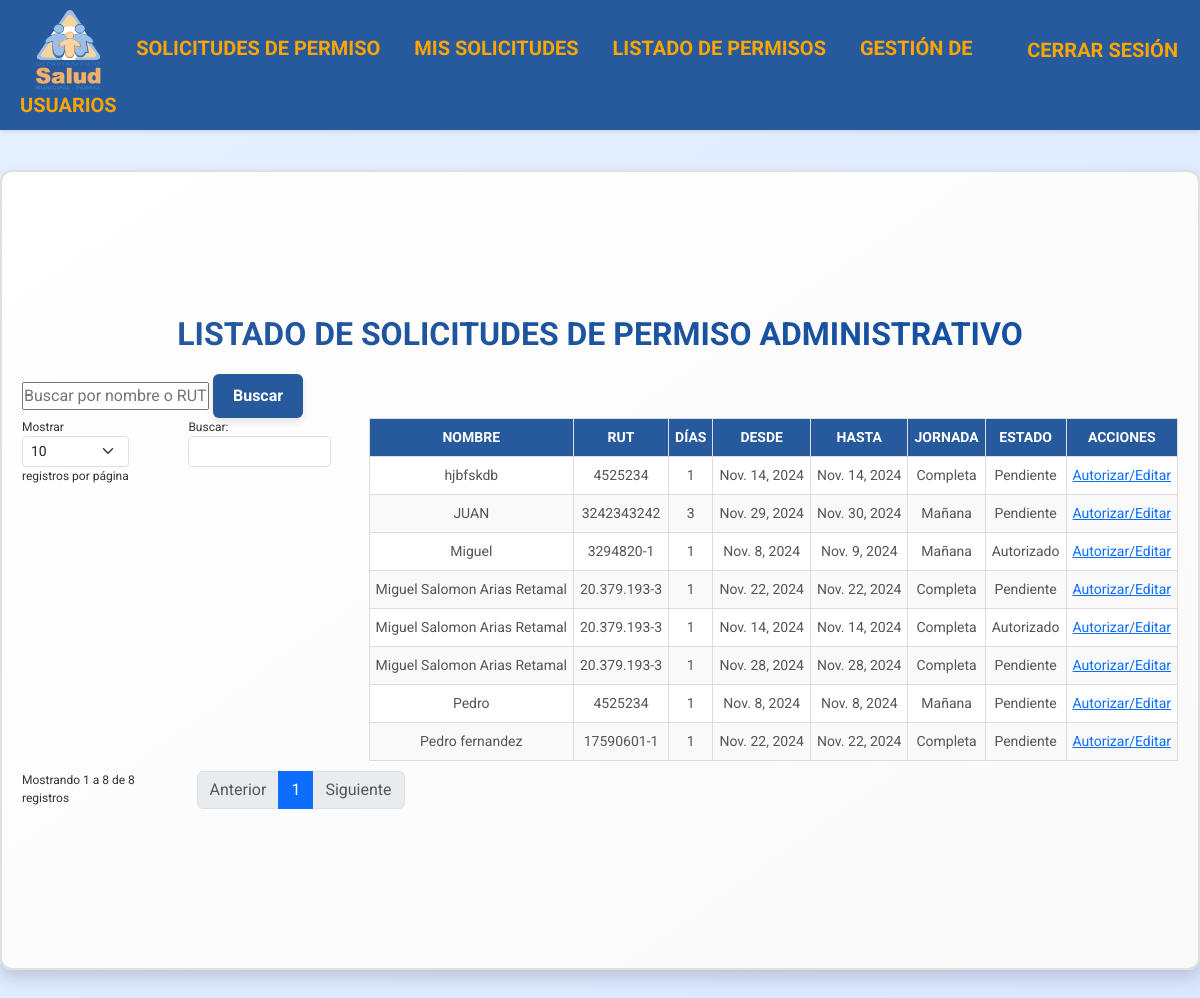
The page /admin-permissions/ (signed in) on the database as committed earlier.
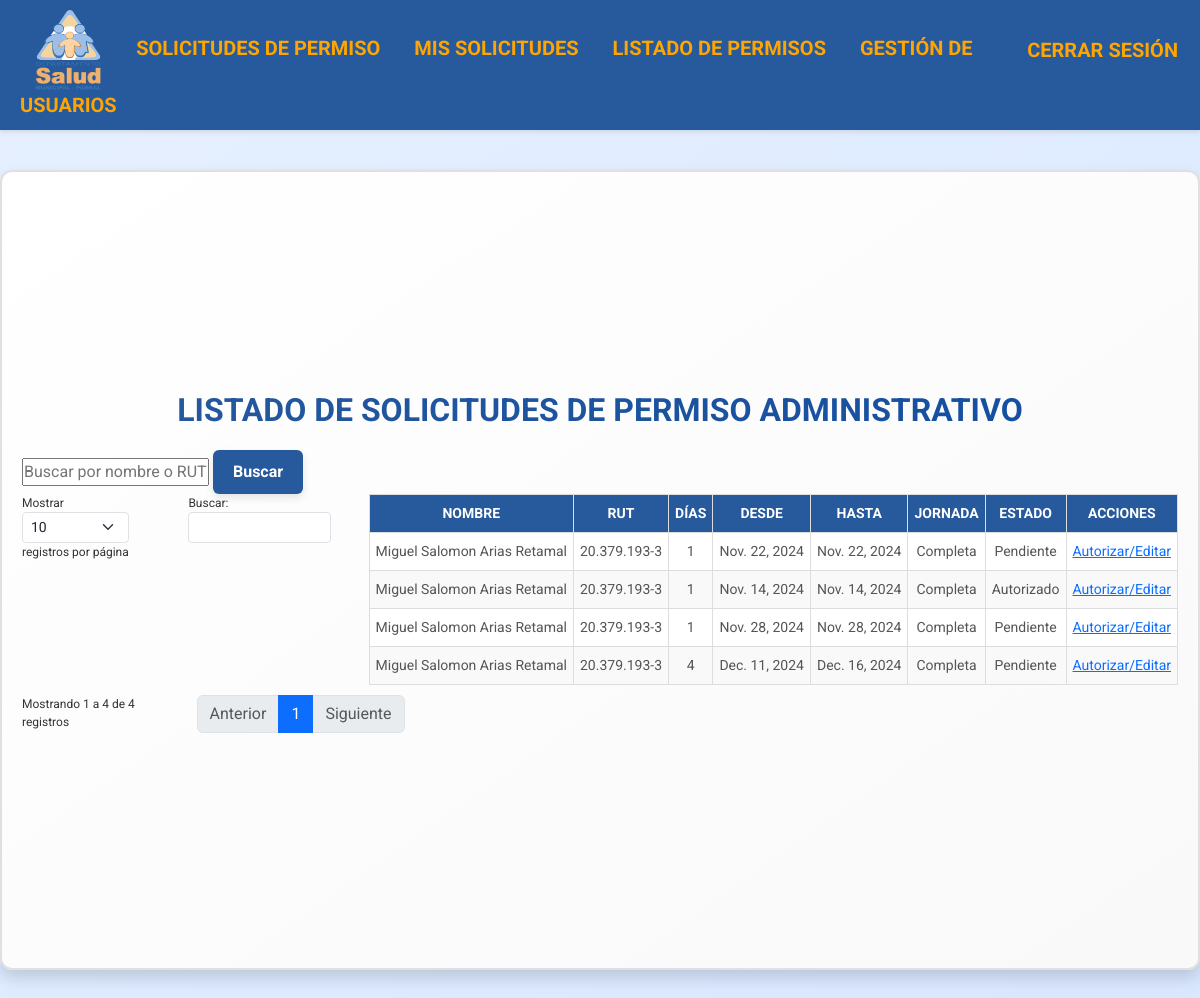
The same page on the database as committed later.
### permisos/models.py (models this page shows, shortened)
class PermissionRequestAdmin(models.Model):
    CARGO_CHOICES = UserProfile.CARGO_CHOICES
    DEPARTAMENTO_CHOICES = UserProfile.DEPARTAMENTO_CHOICES
    ESTADO_CHOICES = PermissionRequest.ESTADO_CHOICES
    JORNADA_CHOICES = [
        ("Completa", "Completa"),
        ("Mañana", "Mañana"),
        ("Tarde", "Tarde"),
    ]
    user = models.ForeignKey(User, on_delete=models.CASCADE)
    full_name = models.CharField("Nombre completo", max_length=100)
    rut = models.CharField("RUT", max_length=12, validators=[validate_rut])
    position = models.CharField("Cargo", max_length=50, choices=CARGO_CHOICES)
    establishment = models.CharField("Establecimiento", max_length=100, choices=DEPARTAMENTO_CHOICES)
    number_of_days = models.PositiveIntegerField("Número de días")
    date_from = models.DateField("Fecha desde")
    date_to = models.DateField("Fecha hasta")
    jornada = models.CharField("Jornada", max_length=50, choices=JORNADA_CHOICES, default="Completa")
    estado = models.CharField(max_length=15, choices=ESTADO_CHOICES, default="pendiente")
    firma_funcionario = models.ImageField("Firma del funcionario", upload_to="firmas/", blank=True, null=True)
    created_at = models.DateTimeField(auto_now_add=True)

### permisos/views.py (the view)
# urls.py: path('admin-permissions/', views.admin_permission_list, name='admin_permission_list'),  # Listado de solicitudes de permiso administrativo
@login_required
def admin_permission_list(request):
    query = request.GET.get("q", "")
    admin_permissions = PermissionRequestAdmin.objects.filter(
        Q(full_name__icontains=query) | Q(rut__icontains=query)
    )
    return render(
        request,
        "admin_permission_list.html",
        {"admin_permissions": admin_permissions, "query": query},
    )

### permisos/templates/admin_permission_list.html (shortened to what this page needs)
{% extends "base.html" %}
{% block content %}
<div>
    <h2>Listado de Solicitudes de Permiso Administrativo</h2>
    <form method="GET" action="{% url 'admin_permission_list' %}">
        <input
            type="text"
            name="q"
            placeholder="Buscar por nombre o RUT"
            value="{{ query }}">
        <button type="submit">Buscar</button>
    </form>
    <div>
        <table id="permissionTable">
            <thead>
                <tr>
                    <th>Nombre</th>
                    <th>RUT</th>
                    <th>Días</th>
                    <th>Desde</th>
                    <th>Hasta</th>
                    <th>Jornada</th>
                    <th>Estado</th>
                    <th>Acciones</th>
                </tr>
            </thead>
            <tbody>
                {% for permission in admin_permissions %}
                <tr>
                    <td>{{ permission.full_name }}</td>
                    <td>{{ permission.rut }}</td>
                    <td>{{ permission.number_of_days }}</td>
                    <td>{{ permission.date_from }}</td>
                    <td>{{ permission.date_to }}</td>
                    <td>{{ permission.jornada }}</td>
                    <td>{{ permission.estado|title }}</td>
                    <td>
                        <a href="{% url 'admin_permission_admin_detail' permission.id %}">Autorizar/Editar</a>
                    </td>
                </tr>
                {% empty %}
                <tr>
                    <td colspan="8">No se encontraron solicitudes de permisos administrativos.</td>
                </tr>
                {% endfor %}
            </tbody>
        </table>
    </div>
</div>
{% endblock %}

Rows that differ between the two databases and show on the page:
removed PermissionRequestAdmin: full_name "Miguel", rut "3294820-1", number_of_days "1", date_from "Nov. 8, 2024", date_to "Nov. 9, 2024", jornada "Mañana", estado "Autorizado"
removed PermissionRequestAdmin: full_name "JUAN", rut "3242343242", number_of_days "3", date_from "Nov. 29, 2024", date_to "Nov. 30, 2024", jornada "Mañana", estado "Pendiente"
removed PermissionRequestAdmin: full_name "Pedro", rut "4525234", number_of_days "1", date_from "Nov. 8, 2024", date_to "Nov. 8, 2024", jornada "Mañana", estado "Pendiente"
removed PermissionRequestAdmin: full_name "hjbfskdb", rut "4525234", number_of_days "1", date_from "Nov. 14, 2024", date_to "Nov. 14, 2024", jornada "Completa", estado "Pendiente"
removed PermissionRequestAdmin: full_name "Pedro fernandez", rut "17590601-1", number_of_days "1", date_from "Nov. 22, 2024", date_to "Nov. 22, 2024", jornada "Completa", estado "Pendiente"
added PermissionRequestAdmin: full_name "Miguel Salomon Arias Retamal", rut "20.379.193-3", number_of_days "4", date_from "Dec. 11, 2024", date_to "Dec. 16, 2024", jornada "Completa", estado "Pendiente"
Other text that changed with them:
text written by a page script: "Mostrar registros por página Buscar: Mostrando 1 a 8 de 8 registros Anterior 1 Siguiente" → "Mostrar registros por página Buscar: Mostrando 1 a 4 de 4 registros Anterior 1 Siguiente"
